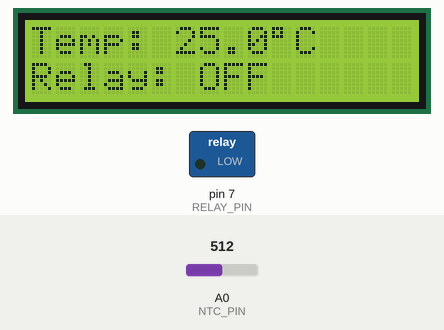
Recording of a sketch running on a simulated Arduino Uno, built with avr-gcc and run on an emulated ATmega328P. On the bench: 16×2 character LCD, switched loads named in the sketch (green lamp = pin HIGH). The test bench sets the inputs (shaded band); at power-on: A0 (NTC_PIN) = 512.

Above: at 3.2 s.
3.3 s: A0 (NTC_PIN) set to 383
At 5.1 s:
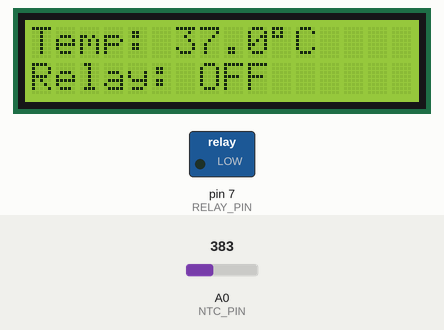
5.5 s: A0 (NTC_PIN) set to 362
At 7.0 s:
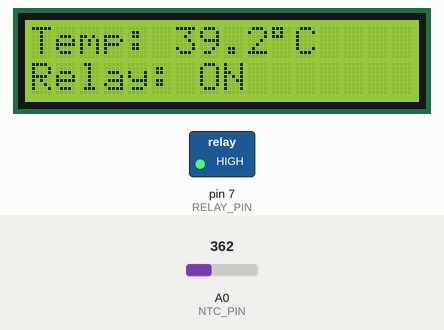
7.5 s: A0 (NTC_PIN) set to 511
At 9.0 s:
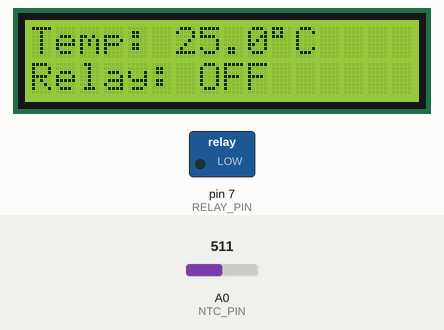
Timing chart, 0 to 10.5 s (numbered marks = the images above; inputs shaded):
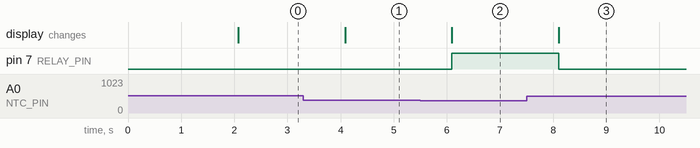

Measured:
- the behaviour switches between 374 and 373 on A0 (NTC_PIN) (found by bisection; images 1 and 2)
- after the input at 3.3 s, the display: changes after 0.78 s (image 1)
- after the input at 5.5 s, pin 7 (RELAY_PIN): LOW → HIGH after 0.60 s; the display: changes after 0.60 s (image 2)
- after the input at 7.5 s, pin 7 (RELAY_PIN): HIGH → LOW after 0.61 s; the display: changes after 0.61 s (image 3)

The sketch:

ntc_relay_lcd.ino
```cpp
#include <LiquidCrystal.h>

// LCD pins (RS, E, D4, D5, D6, D7)
LiquidCrystal lcd(12, 11, 5, 4, 3, 2);

#define NTC_PIN A0              // Analog pin connected to divider
#define RELAY_PIN 7             // Relay IN pin

#define NOMINAL_RESISTANCE 10000 // 10kΩ at 25°C
#define NOMINAL_TEMPERATURE 25   // 25°C
#define B_COEFFICIENT 3950       // Beta value (from datasheet)
#define SERIES_RESISTOR 10000    // The fixed 10k resistor

void setup() {

  pinMode(RELAY_PIN, OUTPUT);
  digitalWrite(RELAY_PIN, LOW); // Start with relay OFF

  lcd.begin(16, 2);
  lcd.print("NTC Thermistor");
  delay(2000);
  lcd.clear();
}

void loop() {
  int adcValue = analogRead(NTC_PIN);

  // Convert ADC to resistance
  float resistance = SERIES_RESISTOR / ((1023.0 / adcValue) - 1);

  // Steinhart equation
  float steinhart;
  steinhart = resistance / NOMINAL_RESISTANCE;     // (R/Ro)
  steinhart = log(steinhart);                      // ln(R/Ro)
  steinhart /= B_COEFFICIENT;                      // 1/B * ln(R/Ro)
  steinhart += 1.0 / (NOMINAL_TEMPERATURE + 273.15); // + (1/To)
  steinhart = 1.0 / steinhart;                     // Invert
  steinhart -= 273.15;                             // Convert to °C


  lcd.clear();
  lcd.setCursor(0, 0);  //first column, first row
  lcd.print("Temp: ");
  lcd.print(steinhart, 1); // 1 decimal place
  lcd.print((char)223);    // ° symbol
  lcd.print("C");

  lcd.setCursor(0, 1); //first column , second row
  lcd.print("Relay: ");
  if (steinhart >= 38.0) {
    digitalWrite(RELAY_PIN, HIGH); // Relay ON
    lcd.print("ON");
  }
  else{
    digitalWrite(RELAY_PIN, LOW);  // Relay OFF
    lcd.print("OFF");
  }

  delay(1000);
}
```
